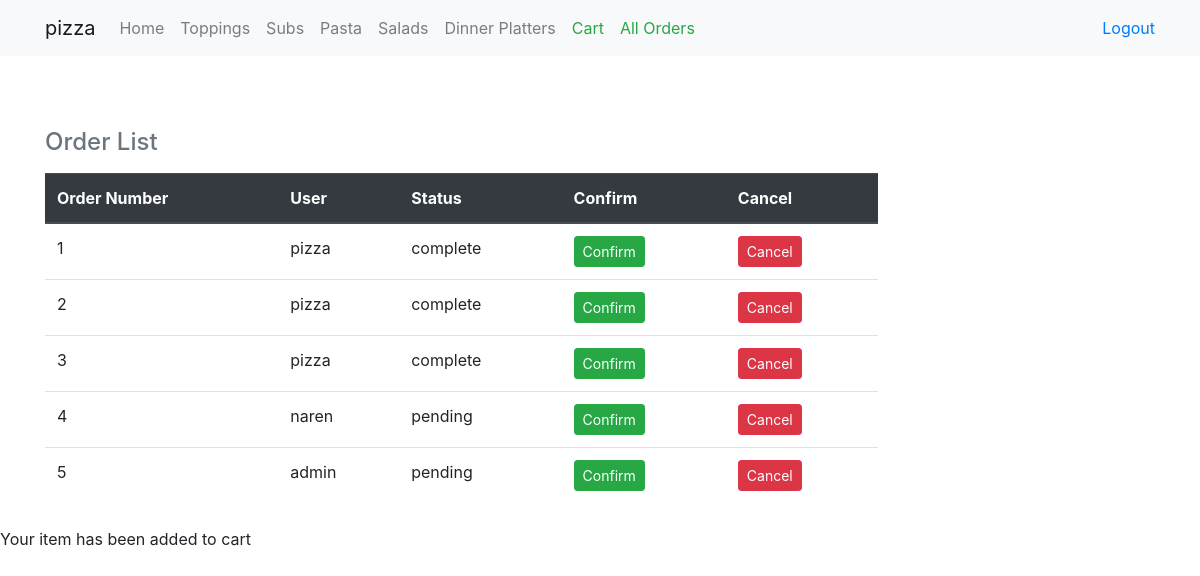
/order/orderlist (signed in), run on the app's committed database.
### order/models.py (models this page shows)
class Order(models.Model):
    user = models.ForeignKey(User, on_delete = models.CASCADE)
    price = models.FloatField(default = 0.0)
    OrderStatus = models.ForeignKey(OrderStatus, on_delete = models.CASCADE)

class OrderStatus(models.Model):
    name = models.CharField(max_length = 30)
    def __str__(self):
        return self.name
    class Meta:
        ordering = ('id',)

### order/views.py (the view, shortened to what this page needs)
# urls.py: path('orderlist', orderlist, name = 'orderlist'),
def orderlist(request):
    if request.user.is_authenticated:
        if request.user.is_superuser is True:
            if request.method == 'GET':
                order_obj = Order.objects.all()
                datas = {
                    "order": order_obj
                }
                return render(request, 'order/orderlist.html', datas)
        else:
            return redirect('index')
    else:
        return redirect('/accounts/login/')

### templates/order/orderlist.html
{% extends 'base.html' %}
{% block body %}
<div class="w-75 order-md-2 mb-4 mt-5">
  <h4 class="d-flex justify-content-between align-items-center mb-3">
    <span class="text-muted">Order List</span>
  </h4>
  <table class="table">
    <thead class="thead-dark">
      <tr>
        <th scope="col">Order Number</th>
        <th scope="col">User</th>
        <th scope="col">Status</th>
        <th>Confirm</th>
        <th>Cancel</th>
      </tr>
    </thead>
    <tbody>
      {% for orders in order%}
        <tr>
          <td>{{orders.id}}</td>
          <td>{{orders.user.username}}</td>
          <td>{{orders.OrderStatus}}</td>
          <td><button onclick="confirmOrderItem('{{orders.id}}')" class="btn btn-sm btn-success">Confirm</button></td>
          <td><button onclick="cancelOrder('{{orders.id}}')" class="btn btn-sm btn-danger">Cancel</button></td>
        </tr>
      {% endfor %}
    </tbody>
  </table>
</div>
{% endblock%}

### templates/css/style.css (style rules this page uses)
html, body { height: 100%; }

### data on the page
Order: id "1", user.username "pizza", OrderStatus "complete"
Order: id "2", user.username "pizza", OrderStatus "complete"
Order: id "3", user.username "pizza", OrderStatus "complete"
Order: id "4", user.username "naren", OrderStatus "pending"
Order: id "5", user.username "admin", OrderStatus "pending"
